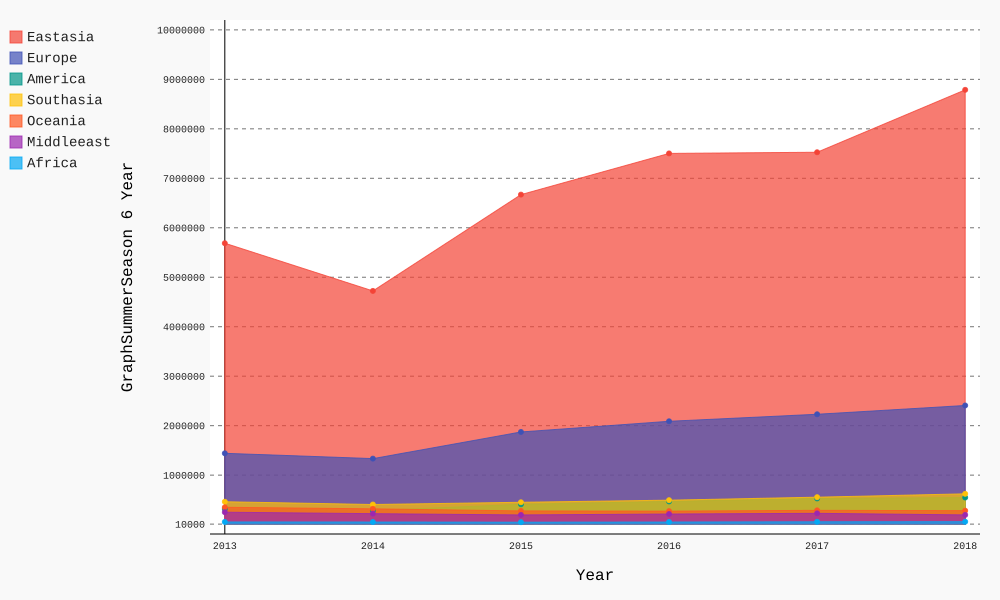

This chart was generated by the following Python code:
"""Number_of_foreigner_travel_to_thailand_in_summer_season"""
import pandas as pd
import pygal
def main():
    """7 land mass foreigner travel to thailand between 2013 to 2018 in summer_season"""
    data = pd.read_csv('data.csv')
    lis_y = []
    lis_x = [2013, 2014, 2015, 2016, 2017, 2018]
    check = 0
    group = data.groupby(['Season'])
    dataframe = group.get_group('summer')
    year2013 = dataframe[dataframe['Year'] == 2013]
    year2014 = dataframe[dataframe['Year'] == 2014]
    year2015 = dataframe[dataframe['Year'] == 2015]
    year2016 = dataframe[dataframe['Year'] == 2016]
    year2017 = dataframe[dataframe['Year'] == 2017]
    year2018 = dataframe[dataframe['Year'] == 2018]
    lis_eastasia = ea(year2013, year2014, year2015, year2016, year2017, year2018, lis_y, check)
    lis_y = []
    lis_europe = er(year2013, year2014, year2015, year2016, year2017, year2018, lis_y, check)
    lis_y = []
    lis_america = am(year2013, year2014, year2015, year2016, year2017, year2018, lis_y, check)
    lis_y = []
    lis_southasia = sa(year2013, year2014, year2015, year2016, year2017, year2018, lis_y, check)
    lis_y = []
    lis_oceania = oc(year2013, year2014, year2015, year2016, year2017, year2018, lis_y, check)
    lis_y = []
    lis_middleeast = me(year2013, year2014, year2015, year2016, year2017, year2018, lis_y, check)
    lis_y = []
    lis_africa = af(year2013, year2014, year2015, year2016, year2017, year2018, lis_y, check)
    lis_y = []
    chart = pygal.Line(fill=True, width=1000, label_rotation=90)
    chart.y_title ='GraphSummerSeason 6 Year'
    chart.x_title = 'Year'
    chart.x_labels = map(str, range(2013, 2019))
    chart.set_ylabel = 'จำนวนชาวต่างชาติ (หน่วย10ล้าน)'
    chart.y_labels = [10000, 1000000, 2000000, 3000000, 4000000, 5000000, 6000000, 7000000, 8000000, 9000000, 10000000]
    chart.add("Eastasia", lis_eastasia)
    chart.add("Europe", lis_europe)
    chart.add("America", lis_america)
    chart.add("Southasia", lis_southasia)
    chart.add("Oceania", lis_oceania)
    chart.add("Middleeast", lis_middleeast)
    chart.add("Africa", lis_africa)
    chart.render_to_file('GraphSummerSeason.svg')
def af(year2013, year2014, year2015, year2016, year2017, year2018, var, check):
    """return africa point (list)"""
    for i in year2013.Africa:
        check += int(i)
    var.append(check)
    check = 0
    for i in year2014.Africa:
        check += int(i)
    var.append(check)
    check = 0
    for i in year2015.Africa:
        check += int(i)
    var.append(check)
    check = 0
    for i in year2016.Africa:
        check += int(i)
    var.append(check)
    check = 0
    for i in year2017.Africa:
        check += int(i)
    var.append(check)
    check = 0
    for i in year2018.Africa:
        check += int(i)
    var.append(check)
    check = 0
    return list(var)
def me(year2013, year2014, year2015, year2016, year2017, year2018, var, check):
    """return middle_east point (list)"""
    for i in year2013.MiddleEast:
        check += int(i)
    var.append(check)
    check = 0
    for i in year2014.MiddleEast:
        check += int(i)
    var.append(check)
    check = 0
    for i in year2015.MiddleEast:
        check += int(i)
    var.append(check)
    check = 0
    for i in year2016.MiddleEast:
        check += int(i)
    var.append(check)
    check = 0
    for i in year2017.MiddleEast:
        check += int(i)
    var.append(check)
    check = 0
    for i in year2018.MiddleEast:
        check += int(i)
    var.append(check)
    check = 0
    return list(var)
def oc(year2013, year2014, year2015, year2016, year2017, year2018, var, check):
    """return oceania point (list)"""
    for i in year2013.Oceania:
        check += int(i)
    var.append(check)
    check = 0
    for i in year2014.Oceania:
        check += int(i)
    var.append(check)
    check = 0
    for i in year2015.Oceania:
        check += int(i)
    var.append(check)
    check = 0
    for i in year2016.Oceania:
        check += int(i)
    var.append(check)
    check = 0
    for i in year2017.Oceania:
        check += int(i)
    var.append(check)
    check = 0
    for i in year2018.Oceania:
        check += int(i)
    var.append(check)
    check = 0
    return list(var)
def sa(year2013, year2014, year2015, year2016, year2017, year2018, var, check):
    """return south_asia point (list)"""
    for i in year2013.SouthAsia:
        check += int(i)
    var.append(check)
    check = 0
    for i in year2014.SouthAsia:
        check += int(i)
    var.append(check)
    check = 0
    for i in year2015.SouthAsia:
        check += int(i)
    var.append(check)
    check = 0
    for i in year2016.SouthAsia:
        check += int(i)
    var.append(check)
    check = 0
    for i in year2017.SouthAsia:
        check += int(i)
    var.append(check)
    check = 0
    for i in year2018.SouthAsia:
        check += int(i)
    var.append(check)
    check = 0
    return list(var)
def am(year2013, year2014, year2015, year2016, year2017, year2018, var, check):
    """return america point (list)"""
    for i in year2013.America:
        check += int(i)
    var.append(check)
    check = 0
    for i in year2014.America:
        check += int(i)
    var.append(check)
    check = 0
    for i in year2015.America:
        check += int(i)
    var.append(check)
    check = 0
    for i in year2016.America:
        check += int(i)
    var.append(check)
    check = 0
    for i in year2017.America:
        check += int(i)
    var.append(check)
    check = 0
    for i in year2018.America:
        check += int(i)
    var.append(check)
    check = 0
    return list(var)
def er(year2013, year2014, year2015, year2016, year2017, year2018, var, check):
    """return europe point (list)"""
    for i in year2013.Europe:
        check += int(i)
    var.append(check)
    check = 0
    for i in year2014.Europe:
        check += int(i)
    var.append(check)
    check = 0
    for i in year2015.Europe:
        check += int(i)
    var.append(check)
    check = 0
    for i in year2016.Europe:
        check += int(i)
    var.append(check)
    check = 0
    for i in year2017.Europe:
        check += int(i)
    var.append(check)
    check = 0
    for i in year2018.Europe:
        check += int(i)
    var.append(check)
    check = 0
    return list(var)
def ea(year2013, year2014, year2015, year2016, year2017, year2018, var, check):
    """return east_asia point (list)"""
    for i in year2013.EastAsia:
        check += int(i)
    var.append(check)
    check = 0
    for i in year2014.EastAsia:
        check += int(i)
    var.append(check)
    check = 0
    for i in year2015.EastAsia:
        check += int(i)
    var.append(check)
    check = 0
    for i in year2016.EastAsia:
        check += int(i)
    var.append(check)
    check = 0
    for i in year2017.EastAsia:
        check += int(i)
    var.append(check)
    check = 0
    for i in year2018.EastAsia:
        check += int(i)
    var.append(check)
    check = 0
    return list(var)
main()
